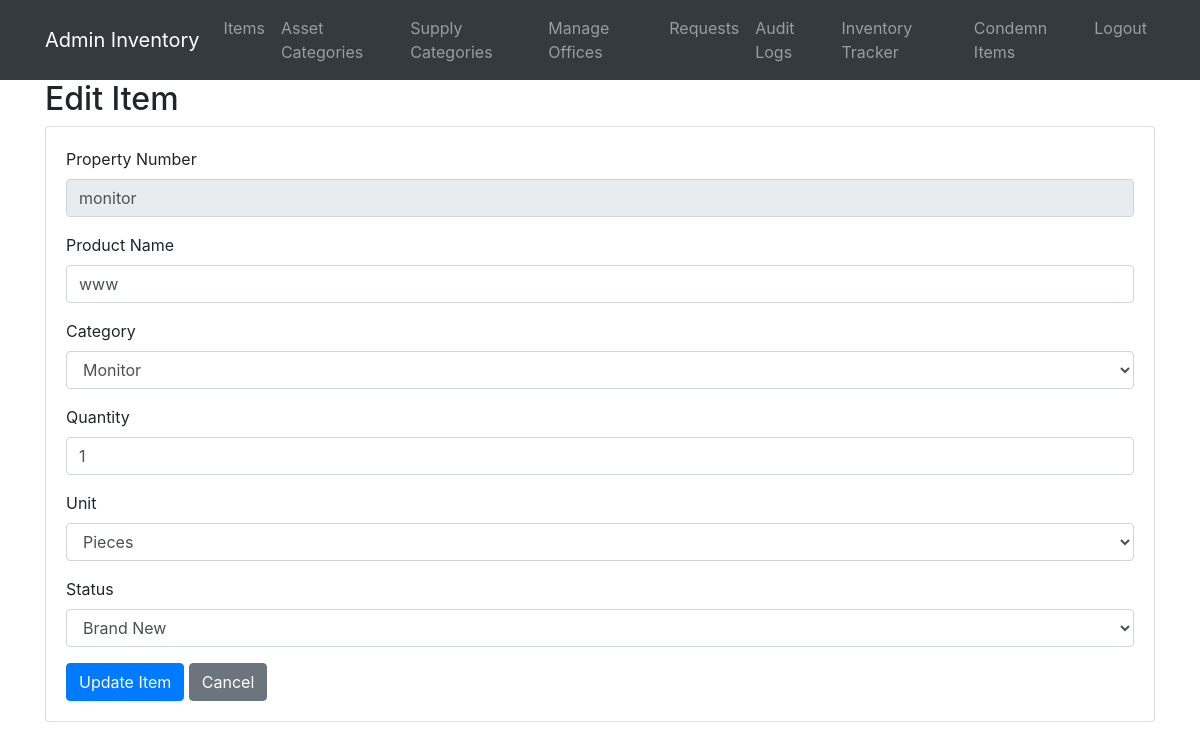
The app's page /admin/edit_item.php?id=13 (signed in) with its own data.
### tables this page shows
CREATE TABLE `items` (
  `id` int(11) NOT NULL,
  `property_number` varchar(50) NOT NULL,
  `product_name` varchar(255) NOT NULL,
  `category_id` int(11) DEFAULT NULL,
  `brand` varchar(100) DEFAULT NULL,
  `model` varchar(100) DEFAULT NULL,
  `processor` varchar(100) DEFAULT NULL,
  `ram` varchar(50) DEFAULT NULL,
  `graphics1` varchar(100) DEFAULT NULL,
  `graphics2` varchar(100) DEFAULT NULL,
  `computer_name` varchar(100) DEFAULT NULL,
  `workgroup` varchar(100) DEFAULT NULL,
  `os` varchar(100) DEFAULT NULL,
  `office_app` varchar(50) DEFAULT NULL,
  `ms_account` varchar(100) DEFAULT NULL,
  `endpoint_protection` varchar(100) DEFAULT NULL,
  `endpoint_updated` tinyint(1) DEFAULT 0,
  `anydesk_id` varchar(100) DEFAULT NULL,
  `belarc_installed` tinyint(1) DEFAULT 0,
  `accounts_updated` tinyint(1) DEFAULT 0,
  `ultravnc_installed` tinyint(1) DEFAULT 0,
  `snmp_installed` tinyint(1) DEFAULT 0,
  `connection_type` varchar(50) DEFAULT NULL,
  `dhcp_type` varchar(50) DEFAULT NULL,
  `static_app` varchar(100) DEFAULT NULL,
  `ip_address1` varchar(50) DEFAULT NULL,
  `ip_address2` varchar(50) DEFAULT NULL,
  `lan_mac` varchar(50) DEFAULT NULL,
  `wlan_mac1` varchar(50) DEFAULT NULL,
  `wlan_mac2` varchar(50) DEFAULT NULL,
  `gateway` varchar(50) DEFAULT NULL,
  `office_id` int(11) DEFAULT NULL,
  `miaa_property` varchar(50) DEFAULT NULL,
  `memorandum_receipt` varchar(100) DEFAULT NULL,
  `po_number` varchar(100) DEFAULT NULL,
  `serial_number` varchar(100) DEFAULT NULL,
  `display_size` varchar(50) DEFAULT NULL,
  `printer_type` varchar(50) DEFAULT NULL,
  `capacity_va` varchar(50) DEFAULT NULL,
  `other_details` text DEFAULT NULL,
  `network_equipment_type` varchar(100) DEFAULT NULL,
  `network_equipment_other` varchar(100) DEFAULT NULL,
  `area_of_deployment` varchar(100) DEFAULT NULL,
  `storage_type` varchar(50) DEFAULT NULL,
  `storage_capacity` varchar(50) DEFAULT NULL,
  `qr_code_path` varchar(255) DEFAULT NULL,
  `quantity` int(11) NOT NULL,
  `unit` enum('boxes','pieces') DEFAULT 'pieces',
  `status` enum('brand_new','for_replacement','for_condemn','condemned') DEFAULT 'brand_new',
  `created_by` int(11) DEFAULT NULL,
  `created_at` datetime DEFAULT current_timestamp(),
  `updated_at` datetime DEFAULT current_timestamp() ON UPDATE current_timestamp(),
  `is_active` tinyint(1) NOT NULL DEFAULT 1
);

CREATE TABLE `categories` (
  `id` int(11) NOT NULL,
  `name` varchar(100) NOT NULL,
  `created_at` datetime DEFAULT current_timestamp(),
  `category_type` enum('supply','asset') NOT NULL
);

### admin/edit_item.php (the view, shortened to what this page needs)
<?php
require '../config/db.php';
$item_id = isset($_GET['id']) ? intval($_GET['id']) : 0;
$item_result = $db->query("SELECT * FROM items WHERE id = $item_id");
$item = $item_result->fetch_assoc();
$categories = $db->query("SELECT * FROM categories")->fetch_all(MYSQLI_ASSOC);
?>
<!DOCTYPE html>
<html lang="en">
<head>
    <link rel="stylesheet" href="https://cdn.jsdelivr.net/npm/bootstrap@4.6.2/dist/css/bootstrap.min.css">
</head>
<body>
<nav class="navbar navbar-expand-lg navbar-dark bg-dark fixed-top">
    <div class="container">
        <a class="navbar-brand" href="dashboard.php">Admin Inventory</a>
        <ul class="navbar-nav ml-auto">
            <li class="nav-item"><a href="items.php" class="nav-link">Items</a></li>
            <li class="nav-item"><a href="manage_assets_category.php" class="nav-link">Asset Categories</a></li>
            <li class="nav-item"><a href="manage_supplies_category.php" class="nav-link">Supply Categories</a></li>
            <li class="nav-item"><a href="offices.php" class="nav-link">Manage Offices</a></li>
            <li class="nav-item"><a href="requests.php" class="nav-link">Requests</a></li>
            <li class="nav-item"><a href="audit_logs.php" class="nav-link">Audit Logs</a></li>
            <li class="nav-item"><a href="tracker.php" class="nav-link">Inventory Tracker</a></li>
            <li class="nav-item"><a href="condemn.php" class="nav-link">Condemn Items</a></li>
            <li class="nav-item"><a href="/inventory_system/logout.php" class="nav-link">Logout</a></li>
        </ul>
    </div>
</nav>
<div class="container" style="margin-top: 80px;">
    <h2>Edit Item</h2>
    <?php if ($item): ?>
    <div class="card">
        <div class="card-body">
            <form method="POST">
                <div class="form-group">
                    <label for="property_number">Property Number</label>
                    <input type="text" class="form-control" id="property_number"
                           value="<?php echo htmlspecialchars($item['property_number']); ?>" disabled>
                </div>
                <div class="form-group">
                    <label for="product_name">Product Name</label>
                    <input type="text" class="form-control" id="product_name" name="product_name"
                           value="<?php echo htmlspecialchars($item['product_name']); ?>" required>
                </div>
                <div class="form-group">
                    <label for="category_id">Category</label>
                    <select class="form-control" id="category_id" name="category_id" required>
                        <?php foreach ($categories as $category): ?>
                        <option value="<?php echo $category['id']; ?>"
                                <?php echo $category['id'] == $item['category_id'] ? 'selected' : ''; ?>>
                            <?php echo htmlspecialchars($category['name']); ?>
                        </option>
                        <?php endforeach; ?>
                    </select>
                </div>
                <div class="form-group">
                    <label for="quantity">Quantity</label>
                    <input type="number" class="form-control" id="quantity" name="quantity"
                           value="<?php echo htmlspecialchars($item['quantity']); ?>" required>
                </div>
                <div class="form-group">
                    <label for="unit">Unit</label>
                    <select class="form-control" id="unit" name="unit" required>
                        <option value="pieces" <?php echo $item['unit'] == 'pieces' ? 'selected' : ''; ?>>Pieces</option>
                    </select>
                </div>
                <div class="form-group">
                    <label for="status">Status</label>
                    <select class="form-control" id="status" name="status" required>
                        <option value="brand_new" <?php echo $item['status'] == 'brand_new' ? 'selected' : ''; ?>>Brand New</option>
                    </select>
                </div>
                <button type="submit" class="btn btn-primary">Update Item</button>
                <a href="items.php" class="btn btn-secondary">Cancel</a>
            </form>
        </div>
    </div>
    <?php else: ?>
    <div class="alert alert-danger">Item not found!</div>
    <?php endif; ?>
</div>
</body>
</html>

### records on screen
items: property_number "monitor", product_name "www", category_id "Monitor", quantity "1", unit "Pieces", status "Brand New"
